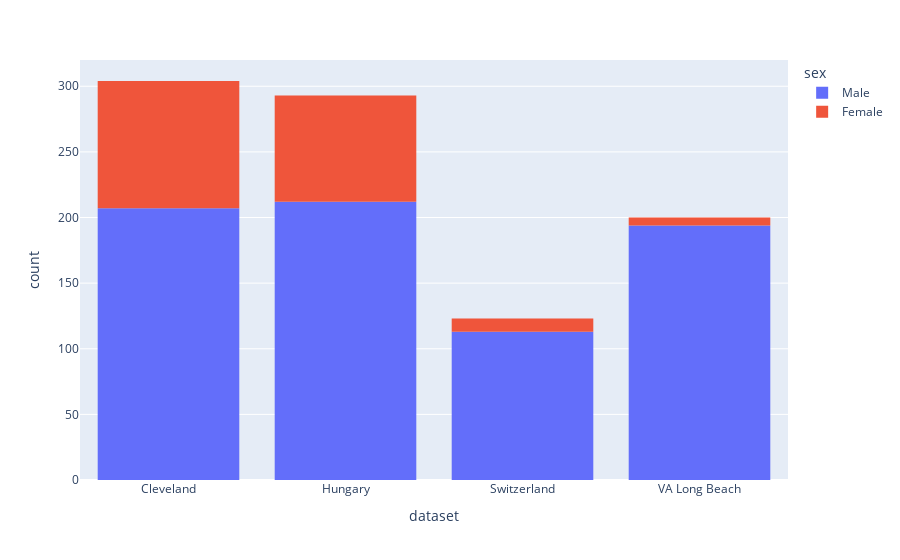

The notebook cell saved with this chart:
### Code cell
# Count plot of the dataset column in different colors in plotly with counts in the legend
fig = px.histogram(df, x='dataset', color='sex')
fig.show()

### Figure 1 — Plotly figure (JSON) as saved in the notebook; plotly's stock layout.template omitted (floating-point values rounded to 4 significant figures; data arrays with more than 128 entries replaced by an {"elided": "..."} marker saying what was removed)
{"data": [{"alignmentgroup": "True", "bingroup": "x", "hovertemplate": "sex=Male<br>dataset=%{x}<br>count=%{y}<extra></extra>", "legendgroup": "Male", "marker": {"color": "#636efa", "pattern": {"shape": ""}}, "name": "Male", "offsetgroup": "Male", "orientation": "v", "showlegend": true, "type": "histogram", "x": {"elided": "726 str values"}, "xaxis": "x", "yaxis": "y"}, {"alignmentgroup": "True", "bingroup": "x", "hovertemplate": "sex=Female<br>dataset=%{x}<br>count=%{y}<extra></extra>", "legendgroup": "Female", "marker": {"color": "#EF553B", "pattern": {"shape": ""}}, "name": "Female", "offsetgroup": "Female", "orientation": "v", "showlegend": true, "type": "histogram", "x": {"elided": "194 str values"}, "xaxis": "x", "yaxis": "y"}], "layout": {"barmode": "relative", "legend": {"title": {"text": "sex"}, "tracegroupgap": 0}, "margin": {"t": 60}, "xaxis": {"anchor": "y", "domain": [0, 1], "title": {"text": "dataset"}}, "yaxis": {"anchor": "x", "domain": [0, 1], "title": {"text": "count"}}}}
